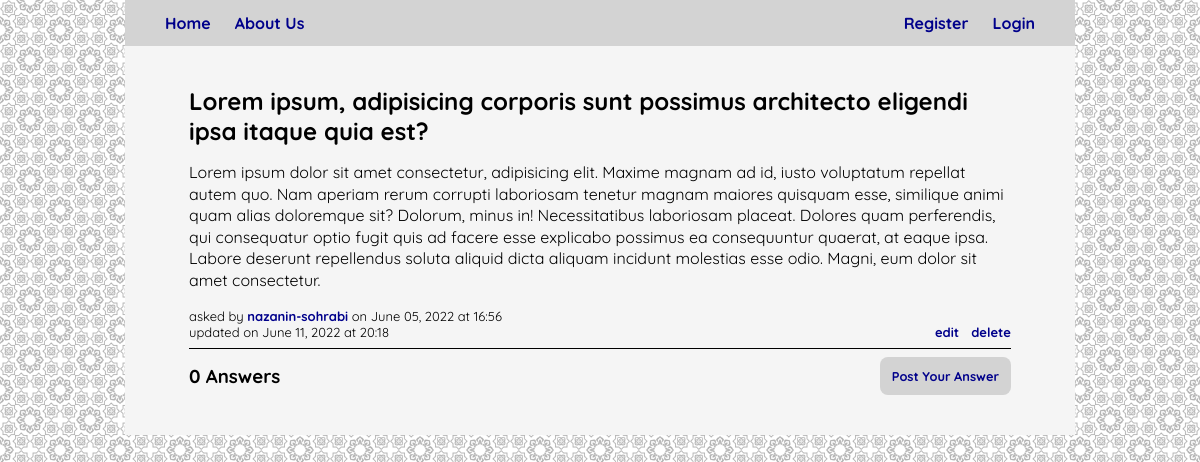
Page /question/7/detail on the earlier database version.
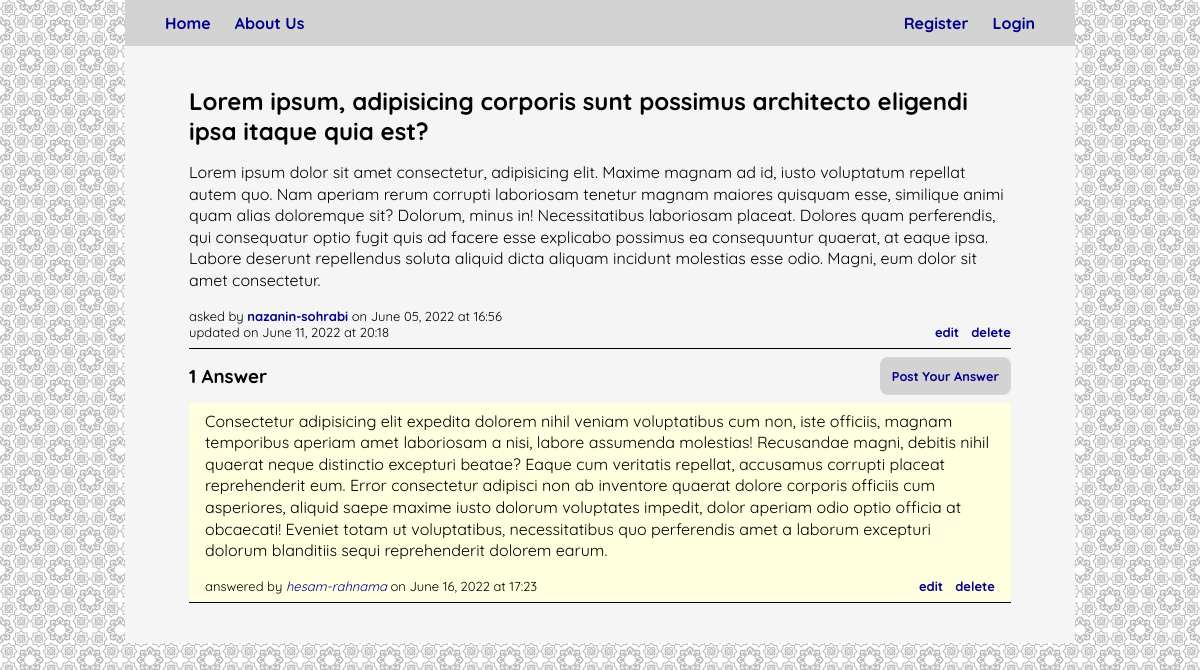
Same page on the later database version.
### blog/models.py (models this page shows, shortened)
class Question(db_models.Model):
    author = db_models.ForeignKey(auth_models.User, on_delete=db_models.CASCADE)
    title = db_models.CharField(max_length=200)
    body = db_models.TextField()
    published = db_models.DateTimeField(auto_now_add=True)
    updated = db_models.DateTimeField(auto_now=True)

class Answer(db_models.Model):
    author = db_models.ForeignKey(auth_models.User, on_delete=db_models.CASCADE)
    question = db_models.ForeignKey(Question, on_delete=db_models.CASCADE)
    body = db_models.TextField()
    published = db_models.DateTimeField(auto_now_add=True)
    updated = db_models.DateTimeField(auto_now=True)

### blog/views.py (the view)
# urls.py: path('question/<int:question_id>/detail', blog_views.detail, name='question-detail'),
def detail(request, question_id):
    question = get_object_or_404(blog_models.Question, pk=question_id)
    answers = question.answer_set.order_by('-published').all()
    context = {
        'question': question,
        'answers': answers
    }
    template = 'blog/detail.html'
    return render(request, template, context)

### blog/templates/blog/detail.html (shortened to what this page needs)
{% extends "project/base.html" %}
{% load form_tags_filters %}
{% block content %}
    <ul class="questions-list">
        <li class="question-card">
            <h2 class="question-title">{{ question.title }}</h2>
            <p class="question-body">{{ question.body }}</p>
            <ul class="question-info">
                <div>
                    <li>asked by <a href="{% url 'user:profile' question.author.id %}" class="question-author">{{ question.author }}</a> on {{ question.published|date:"F d, Y" }} at {{ question.published|date:"H:i" }}</li>
                    {% if question.updated != question.published %}
                        <li>updated on {{ question.updated|date:"F d, Y" }} at {{ question.updated|date:"H:i" }}</li>
                    {% endif %}
                </div>
                <div>
                    <li><a href="{% url 'blog:question-edit' question.id %}">edit</a></li>
                    <li><a href="{% url 'blog:question-delete' question.id %}">delete</a></li>
                </div>
            </ul>
        </li>
    </ul>
    <ul class="answers-list">
        <h3 class="answers-header">
            <div>
                {% if answers.count %}
                    {{ answers.count }} Answer{{ answers.count|pluralize }}
                {% else %}
                    0 Answers
                {% endif %}
            </div>
            {% if answer_add_form == None %}
                <div>
                    <a href="{% url 'blog:answer-add' question.id %}" class="button" id="show-answer-add-form-button">Post Your Answer</a>
                </div>
            {% endif %}
        </h3>
        {% for answer in answers %}
            <li class="answer-card">
                <p class="answer-body">{{ answer.body }}</p>
                <ul class="answer-info">
                    <div>
                        <li>answered by <a href="{% url 'user:profile' answer.author.id %}" class="answer-author">{{ answer.author.username }}</a> on {{ answer.published|date:"F d, Y" }} at {{ answer.published|date:"H:i" }}</li>
                    </div>
                    <div>
                        <li><a href="{% url 'blog:answer-edit' question.id answer.id %}">edit</a></li>
                        <li><a href="{% url 'blog:answer-delete' question.id answer.id %}">delete</a></li>
                    </div>
                </ul>
            </li>
        {% endfor %}
    </ul>
{% endblock content %}

### project/templates/project/base.html (shortened to what this page needs)
{% load static %}
<!DOCTYPE html>
<html lang="en">
<head>
    <link rel="stylesheet" type="text/css" href="{% static 'project/style.css' %}">
    <link rel="stylesheet" type="text/css" href="{% static 'blog/style.css' %}">
    <link rel="stylesheet" type="text/css" href="{% static 'user/style.css' %}">
</head>
<body>
    <nav class="nav-bar">
        <ul>
            <div class="nav-bar-left">
                <li><a href="{% url 'blog:question-index' %}">Home</a></li>
                <li><a href="#">About Us</a></li>
            </div>
            <div class="nav-bar-right">
                {% if request.user.is_authenticated %}
                    <li><a href="{% url 'user:logout' %}">Logout</a></li>
                    <li><a href="{% url 'user:profile' request.user.id %}">Profile</a></li>
                    <li><a href="{% url 'blog:question-ask' %}">Ask Question</a></li>
                {% else %}
                    <li><a href="{% url 'user:login' %}">Login</a></li>
                    <li><a href="{% url 'user:register' %}">Register</a></li>
                {% endif %}
            </div>
        </ul>
    </nav>
    <main>
        {% block content %}
        {% endblock content %}
    </main>
</body>
</html>

### project/static/project/style.css (style rules this page uses)
* { margin: 0rem; padding: 0rem; box-sizing: border-box; }
body { background-image: url(./images/background.jpg); background-repeat: repeat; background-size: 25%; font-family: 'Quicksand', 'Cambria', 'Times New Roman', 'Arial'; line-height: 30px; padding: 0px 25px; margin: 0px 100px; }
main { background-color: whitesmoke; padding: 2rem; }
a { color: darkblue; text-decoration: none; }
.nav-bar { background-color: lightgrey; position: sticky; top: 0rem; }
.nav-bar ul { list-style-type: none; overflow: hidden; }
.nav-bar-left { float: left; margin-left: 2rem; }
.nav-bar-left li { float: left; }
.nav-bar-right { float: right; margin-right: 2rem; }
.nav-bar-right li { float: right; }
.nav-bar-right li a { display: block; font-weight: bold; padding: 0.5rem 0.5rem; margin-left: 0.5rem }
.nav-bar-left li a { display: block; font-weight: bold; padding: 0.5rem 0.5rem; margin-right: 0.5rem; }
.button { font-size: 0.8rem; border-style: hidden; border-radius: 0.5rem; color: darkblue; background-color: lightgray; display: flex; flex-direction: column; justify-content: center; text-align: center; }

### blog/static/blog/style.css (style rules this page uses)
.questions-list { list-style-type: none; margin: 0rem 2rem; }
.question-card { border-bottom-style: solid; border-bottom-width: 0.1rem; padding: 0.5rem 0rem; margin-bottom: 0.5rem; }
.question-title { margin-bottom: 1rem; }
.question-body { margin-bottom: 1rem; line-height: 1.35rem; }
.question-info { line-height: 1rem; font-size: small; list-style-type: none; display: flex; flex-direction: row; justify-content: space-between; align-items: end; }
.question-info div:nth-child(2) { display: flex; }
.question-info div:nth-child(2) li { margin-left: 0.75rem; font-weight: bold; }
.question-author { font-weight: bold; }
.answers-list { list-style-type: none; margin: 0rem 2rem; }
.answer-card { background-color: lightyellow; border-bottom-style: solid; border-bottom-width: 0.1rem; padding: 0.5rem 1rem; margin-bottom: 0.5rem; }
.answer-body { margin-bottom: 1rem; line-height: 1.35rem; }
.answer-author { font-style: italic; }
.answers-header { display: flex; flex-direction: row; justify-content: space-between; align-items: center; margin: 0.5rem 0rem; }
.answers-header div:nth-child(2) a { padding: 0.25rem 0.75rem; }
.answer-info { display: flex; flex-direction: row; justify-content: space-between; align-items: end; line-height: 1rem; font-size: small; list-style-type: none; }
.answer-info div:nth-child(2) { display: flex; }
.answer-info div:nth-child(2) li { margin-left: 0.75rem; font-weight: bold; }

Differences in the rows shown:
added Answer: body "Consectetur adipisicing elit expedita dolorem nihil veniam voluptatibus cum non, iste officiis, magnam temporibus aperiam amet laboriosam a nisi, labore assumenda molestias! Recusandae magni, debitis nihil quaerat neque distinctio excepturi beatae? Eaque cum veritatis repellat, accusamus corrupti placeat reprehenderit eum. Error consectetur adipisci non ab inventore quaerat dolore corporis officiis cum asperiores, aliquid saepe maxime iusto dolorum voluptates impedit, dolor aperiam odio optio officia at obcaecati! Eveniet totam ut voluptatibus, necessitatibus quo perferendis amet a laborum excepturi dolorum blanditiis sequi reprehenderit dolorem earum.", author.username "hesam-rahnama", published "June 16, 2022", published "17:23"
Other differences:
{{ answers.count }}: (not shown) → "1"
text no longer shown: "0 Answers"
text now shown: "Answer"
